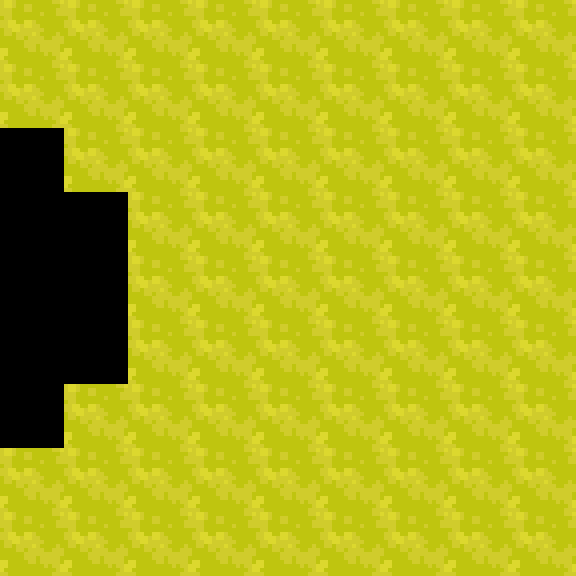

This is a level from a 2D game, rendered from its Tiled map with the project's own tilesets. A one-line summary and the complete map file follow:
An orthogonal 9x9 tile map with 64x64 px tiles, 2 tile layers (Terrain, Terrain Top), 3 tilesets and 35 objects (11x coast, 2x Player, Character).

<map version="1.10" tiledversion="1.11.2" orientation="orthogonal" renderorder="right-down" width="9" height="9" tilewidth="64" tileheight="64" infinite="0" nextlayerid="11" nextobjectid="84">
 <tileset firstgid="1" source="../tilesets/world.tsx" />
 <tileset firstgid="211" source="../tilesets/Grass.tsx" />
 <tileset firstgid="214" source="../tilesets/objects.tsx" />
 <layer id="1" name="Terrain" width="9" height="9">
  <data encoding="csv">
42,42,42,42,42,42,42,42,42,
42,42,42,42,42,42,42,42,42,
0,42,42,42,42,42,42,42,42,
0,0,42,42,42,42,42,42,42,
0,0,42,42,42,42,42,42,42,
0,0,42,42,42,42,42,42,42,
0,42,42,42,42,42,42,42,42,
42,42,42,42,42,42,42,42,42,
42,42,42,42,42,42,42,42,42
</data>
 </layer>
 <layer id="2" name="Terrain Top" width="9" height="9">
  <data encoding="csv">
0,0,0,0,0,0,0,0,0,
0,0,0,0,0,0,0,0,0,
0,0,0,0,0,0,0,0,0,
0,0,0,0,0,0,0,0,0,
0,0,0,0,0,0,0,0,0,
0,0,0,0,0,0,0,0,0,
0,0,0,0,0,0,0,0,0,
0,0,0,0,0,0,0,0,0,
0,0,0,0,0,0,0,0,0
</data>
 </layer>
 <objectgroup id="3" name="Water" visible="0">
  <object id="22" x="0" y="128" width="64.5" height="320" />
  <object id="23" x="64" y="192" width="64" height="192" />
 </objectgroup>
 <objectgroup id="4" name="Coast" visible="0">
  <object id="3" name="coast" x="0" y="64" width="64" height="64">
   <properties>
    <property name="side" value="top" />
    <property name="terrain" value="grass" />
   </properties>
  </object>
  <object id="4" name="coast" x="128" y="192" width="64" height="64">
   <properties>
    <property name="side" value="right" />
    <property name="terrain" value="grass" />
   </properties>
  </object>
  <object id="5" name="coast" x="64" y="128" width="64" height="64">
   <properties>
    <property name="side" value="bottomleft" />
    <property name="terrain" value="grass_i" />
   </properties>
  </object>
  <object id="6" name="coast" x="128" y="128" width="64" height="64">
   <properties>
    <property name="side" value="topright" />
    <property name="terrain" value="grass" />
   </properties>
  </object>
  <object id="7" name="coast" x="64" y="64" width="64" height="64">
   <properties>
    <property name="side" value="topright" />
    <property name="terrain" value="grass" />
   </properties>
  </object>
  <object id="8" name="coast" x="128" y="256" width="64" height="64">
   <properties>
    <property name="side" value="right" />
    <property name="terrain" value="grass" />
   </properties>
  </object>
  <object id="9" name="coast" x="128" y="320" width="64" height="64">
   <properties>
    <property name="side" value="right" />
    <property name="terrain" value="grass" />
   </properties>
  </object>
  <object id="10" name="coast" x="0" y="448" width="64" height="64">
   <properties>
    <property name="side" value="bottom" />
    <property name="terrain" value="grass" />
   </properties>
  </object>
  <object id="11" name="coast" x="64" y="384" width="64" height="64">
   <properties>
    <property name="side" value="topleft" />
    <property name="terrain" value="grass_i" />
   </properties>
  </object>
  <object id="12" name="coast" x="128" y="384" width="64" height="64">
   <properties>
    <property name="side" value="bottomright" />
    <property name="terrain" value="grass" />
   </properties>
  </object>
  <object id="13" name="coast" x="64" y="448" width="64" height="64">
   <properties>
    <property name="side" value="bottomright" />
    <property name="terrain" value="grass" />
   </properties>
  </object>
 </objectgroup>
 <objectgroup id="5" name="Objects" visible="0">
  <object id="26" gid="229" x="448" y="576" width="128" height="192" />
  <object id="27" gid="229" x="448" y="128" width="128" height="192" />
 </objectgroup>
 <objectgroup id="6" name="Collisions">
  <object id="30" x="576" y="-77.3333" width="64" height="669.333" />
  <object id="31" x="0" y="-96" width="576" height="64" />
  <object id="33" x="0" y="544" width="576" height="64" />
  <object id="34" x="-64" y="-92" width="64" height="700" />
  <object id="35" x="0" y="42.6667" width="98" height="108" />
  <object id="38" x="64.5" y="99.5" width="47.8333" height="322.5" />
  <object id="41" x="-0.5" y="414" width="99.5" height="68" />
  <object id="79" x="64" y="148.5" width="98.6667" height="247" />
 </objectgroup>
 <objectgroup id="7" name="Monsters">
  <object id="14" gid="211" x="448" y="256" width="64" height="64">
   <properties>
    <property name="biome" value="forest" />
    <property name="level" type="int" value="10" />
    <property name="monsters" value="Atrox,Pouch" />
   </properties>
  </object>
  <object id="15" gid="211" x="512" y="256" width="64" height="64">
   <properties>
    <property name="biome" value="forest" />
    <property name="level" type="int" value="10" />
    <property name="monsters" value="Atrox,Pouch" />
   </properties>
  </object>
  <object id="16" gid="211" x="512" y="192" width="64" height="64">
   <properties>
    <property name="biome" value="forest" />
    <property name="level" type="int" value="10" />
    <property name="monsters" value="Atrox,Pouch" />
   </properties>
  </object>
  <object id="17" gid="211" x="448" y="192" width="64" height="64">
   <properties>
    <property name="biome" value="forest" />
    <property name="level" type="int" value="10" />
    <property name="monsters" value="Atrox,Pouch" />
   </properties>
  </object>
  <object id="18" gid="211" x="448" y="320" width="64" height="64">
   <properties>
    <property name="biome" value="forest" />
    <property name="level" type="int" value="10" />
    <property name="monsters" value="Atrox,Pouch" />
   </properties>
  </object>
  <object id="19" gid="211" x="512" y="320" width="64" height="64">
   <properties>
    <property name="biome" value="forest" />
    <property name="level" type="int" value="10" />
    <property name="monsters" value="Atrox,Pouch" />
   </properties>
  </object>
  <object id="20" gid="211" x="448" y="384" width="64" height="64">
   <properties>
    <property name="biome" value="forest" />
    <property name="level" type="int" value="10" />
    <property name="monsters" value="Atrox,Pouch" />
   </properties>
  </object>
  <object id="21" gid="211" x="512" y="384" width="64" height="64">
   <properties>
    <property name="biome" value="forest" />
    <property name="level" type="int" value="10" />
    <property name="monsters" value="Atrox,Pouch" />
   </properties>
  </object>
 </objectgroup>
 <objectgroup id="8" name="Entities">
  <object id="1" name="Player" x="320" y="320">
   <properties>
    <property name="direction" value="down" />
    <property name="pos" value="spawn" />
   </properties>
   <point />
  </object>
  <object id="81" name="Player" x="512" y="256">
   <properties>
    <property name="direction" value="left" />
    <property name="pos" value="Test2" />
   </properties>
   <point />
  </object>
  <object id="83" name="Character" x="320" y="128">
   <properties>
    <property name="character_id" value="Nurse" />
    <property name="direction" value="down" />
    <property name="graphic" value="purple_girl" />
    <property name="radius" value="0" />
   </properties>
   <point />
  </object>
 </objectgroup>
 <objectgroup id="9" name="Transition">
  <object id="80" x="560" y="128" width="32" height="256">
   <properties>
    <property name="pos" value="Test1" />
    <property name="target" value="Test2" />
   </properties>
  </object>
 </objectgroup>
</map>
